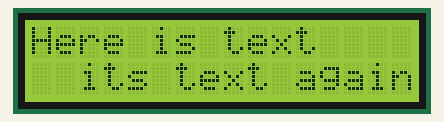
Recording of a sketch running on a simulated Arduino Uno, built with avr-gcc and run on an emulated ATmega328P. Shown: 16×2 character LCD.

Above: at 0.1 s.
At 3.1 s:
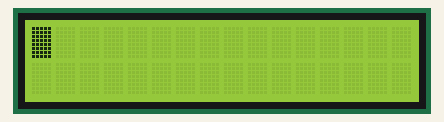
At 4.6 s:
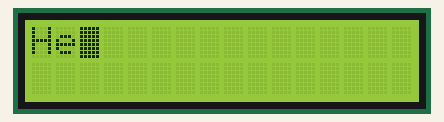
At 6.2 s:
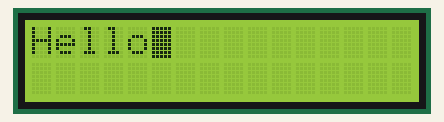
At 7.7 s:
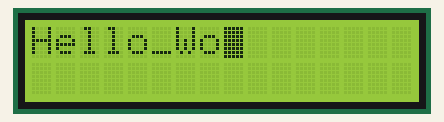
At 9.2 s:
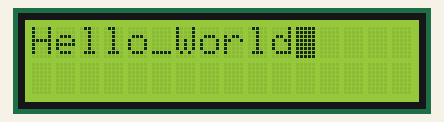

Measured:
- by itself, everything shown: repeats every 11.1 s, in 14 steps
- what the display in image 1 shows lasts 1.0 s, from 3.1 s to 4.1 s
- what the display in image 2 shows lasts 0.5 s, from 4.6 s to 5.1 s
- what the display in image 5 shows lasts 2.0 s, from 9.1 s to 11.1 s

The sketch:

sketch.ino
```cpp
#include <LiquidCrystal_I2C.h>
#include <Wire.h>
LiquidCrystal_I2C lcd(0x27,16,2);
char a[15]="Hello_World";
int i = 0;
void setup() {
  // put your setup code here, to run once:
Serial.begin(9600);
lcd.begin(16,2);
lcd.backlight();
lcd.setBacklight(HIGH);
}

void loop() {
  // put your main code here, to run repeatedly:
lcd.setCursor(0,0);
lcd.blink();
lcd.print("Here is text");
lcd.setCursor(2,1);
lcd.print("its text again");
delay(3000);
lcd.clear();
delay(500);
for(i = 0;i<11;i++){
  lcd.setCursor(i,0);
  delay(500);
  lcd.print(a[i]);
}
delay(2000);
lcd.clear();
}
```
